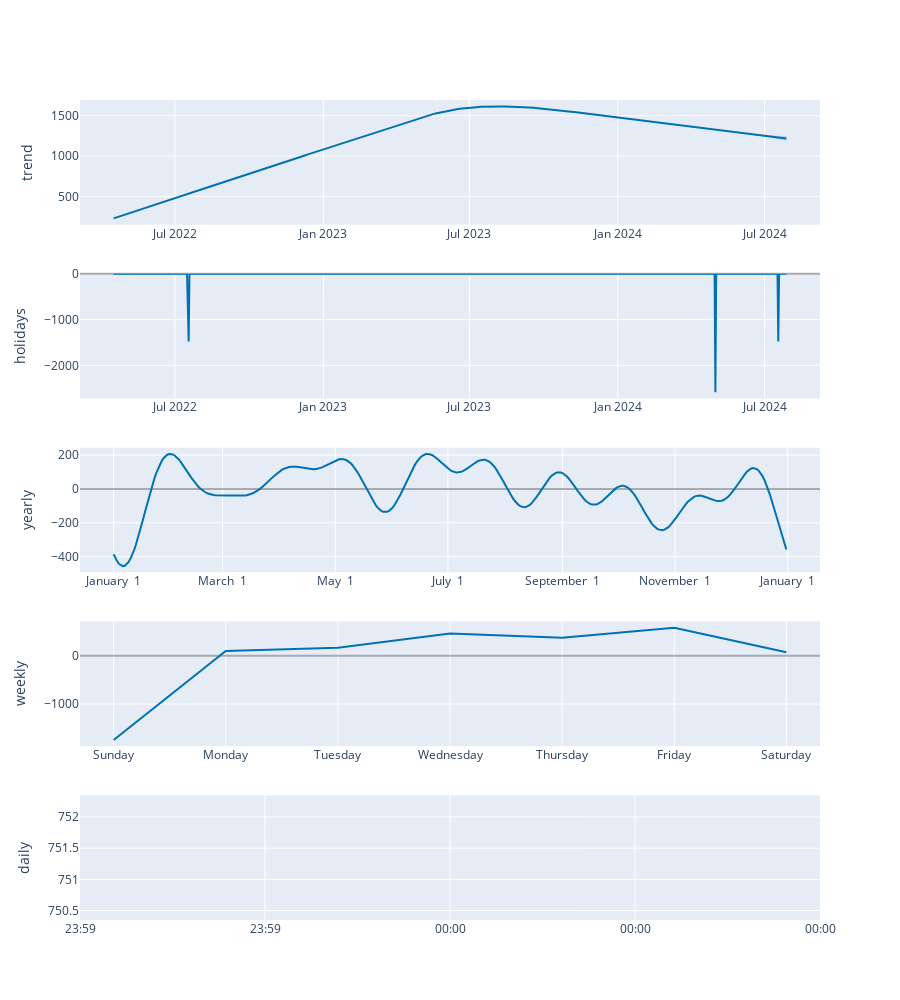

Notebook source saved alongside this figure:
### Code cell
plot_components_plotly(m, forecast)

### Figure 1 — Plotly figure (JSON) as saved in the notebook; plotly's stock layout.template omitted (floating-point values rounded to 4 significant figures; data arrays with more than 128 entries replaced by an {"elided": "..."} marker saying what was removed)
{"data": [{"line": {"color": "#0072B2", "width": 2}, "mode": "lines", "name": "trend", "type": "scatter", "x": {"elided": "729 str values"}, "xaxis": "x", "y": {"elided": "729 float values"}, "yaxis": "y"}, {"line": {"color": "rgba(0, 114, 178, 0.2)", "width": 0}, "mode": "lines", "name": "trend_upper", "type": "scatter", "x": {"elided": "729 str values"}, "xaxis": "x", "y": {"elided": "729 float values"}, "yaxis": "y"}, {"fill": "tonexty", "fillcolor": "rgba(0, 114, 178, 0.2)", "line": {"color": "rgba(0, 114, 178, 0.2)", "width": 0}, "mode": "lines", "name": "trend_lower", "type": "scatter", "x": {"elided": "729 str values"}, "xaxis": "x", "y": {"elided": "729 float values"}, "yaxis": "y"}, {"line": {"color": "#0072B2", "width": 2}, "mode": "lines", "name": "holidays", "text": {"elided": "729 str values"}, "type": "scatter", "x": {"elided": "729 str values"}, "xaxis": "x2", "y": {"elided": "729 float values"}, "yaxis": "y2"}, {"line": {"color": "#0072B2", "width": 2}, "mode": "lines", "name": "yearly", "type": "scatter", "x": {"elided": "365 str values"}, "xaxis": "x3", "y": {"elided": "365 float values"}, "yaxis": "y3"}, {"line": {"color": "#0072B2", "width": 2}, "mode": "lines", "name": "weekly", "type": "scatter", "x": ["2017-01-01T00:00:00", "2017-01-02T00:00:00", "2017-01-03T00:00:00", "2017-01-04T00:00:00", "2017-01-05T00:00:00", "2017-01-06T00:00:00", "2017-01-07T00:00:00"], "xaxis": "x4", "y": [-1743.0, 97.41, 166.5, 459.0, 371.4, 578.0, 70.57], "yaxis": "y4"}, {"line": {"color": "#0072B2", "width": 2}, "mode": "lines", "name": "daily", "type": "scatter", "x": ["2017-01-01T00:00:00"], "xaxis": "x5", "y": [751.3], "yaxis": "y5"}], "layout": {"height": 1000, "showlegend": false, "width": 900, "xaxis": {"anchor": "y", "domain": [0, 1], "range": ["2022-03-05T07:12:00", "2024-09-07T16:48:00"], "type": "date"}, "xaxis2": {"anchor": "y2", "domain": [0, 1], "range": ["2022-03-05T07:12:00", "2024-09-07T16:48:00"], "type": "date"}, "xaxis3": {"anchor": "y3", "domain": [0, 1], "range": ["2016-12-13T18:54:02.958904115", "2018-01-18T11:04:57.863013581"], "tickformat": "%B %e", "type": "date"}, "xaxis4": {"anchor": "y4", "domain": [0, 1], "range": ["2016-12-31T16:48:00", "2017-01-07T07:12:00"], "tickformat": "%A", "type": "date"}, "xaxis5": {"anchor": "y5", "domain": [0, 1], "range": ["2017-01-01T00:00:00", "2017-01-01T00:00:00"], "tickformat": "%H:%M", "type": "date"}, "yaxis": {"anchor": "x", "domain": [0.848, 1], "rangemode": "normal", "title": {"text": "trend"}, "zerolinecolor": "#AAA"}, "yaxis2": {"anchor": "x2", "domain": [0.636, 0.788], "rangemode": "tozero", "title": {"text": "holidays"}, "zerolinecolor": "#AAA"}, "yaxis3": {"anchor": "x3", "domain": [0.424, 0.576], "title": {"text": "yearly"}, "zerolinecolor": "#AAA"}, "yaxis4": {"anchor": "x4", "domain": [0.212, 0.364], "title": {"text": "weekly"}, "zerolinecolor": "#AAA"}, "yaxis5": {"anchor": "x5", "domain": [0, 0.152], "title": {"text": "daily"}, "zerolinecolor": "#AAA"}}}
